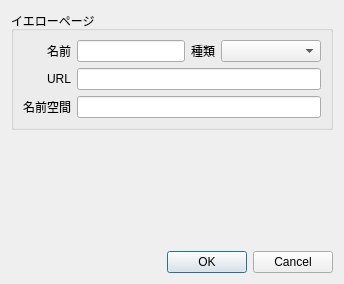
<?xml version="1.0" encoding="UTF-8"?>
<ui version="4.0">
 <class>YellowPageDialog</class>
 <widget class="QDialog" name="YellowPageDialog">
  <property name="geometry">
   <rect>
    <x>0</x>
    <y>0</y>
    <width>344</width>
    <height>284</height>
   </rect>
  </property>
  <property name="windowTitle">
   <string>イエローページの編集</string>
  </property>
  <layout class="QVBoxLayout">
   <item>
    <widget class="QGroupBox" name="groupBox">
     <property name="minimumSize">
      <size>
       <width>320</width>
       <height>0</height>
      </size>
     </property>
     <property name="title">
      <string>イエローページ</string>
     </property>
     <property name="flat">
      <bool>false</bool>
     </property>
     <layout class="QGridLayout">
      <item row="2" column="1" colspan="3">
       <widget class="QLineEdit" name="nameSpaceEdit">
        <property name="toolTip">
         <string comment="複数指定する場合は | (パイプ) で区切ってください。">複数指定する場合は | (バーティカルバー/縦線) で区切ってください。</string>
        </property>
       </widget>
      </item>
      <item row="0" column="3">
       <widget class="QComboBox" name="typeComboBox">
        <property name="sizePolicy">
         <sizepolicy hsizetype="Expanding" vsizetype="Fixed">
          <horstretch>0</horstretch>
          <verstretch>0</verstretch>
         </sizepolicy>
        </property>
        <property name="minimumSize">
         <size>
          <width>100</width>
          <height>0</height>
         </size>
        </property>
        <property name="contextMenuPolicy">
         <enum>Qt::DefaultContextMenu</enum>
        </property>
        <property name="editable">
         <bool>false</bool>
        </property>
        <property name="sizeAdjustPolicy">
         <enum>QComboBox::AdjustToContentsOnFirstShow</enum>
        </property>
        <property name="frame">
         <bool>true</bool>
        </property>
       </widget>
      </item>
      <item row="0" column="2">
       <widget class="QLabel" name="label_4">
        <property name="sizePolicy">
         <sizepolicy hsizetype="Minimum" vsizetype="Preferred">
          <horstretch>0</horstretch>
          <verstretch>0</verstretch>
         </sizepolicy>
        </property>
        <property name="text">
         <string>種類</string>
        </property>
        <property name="alignment">
         <set>Qt::AlignRight|Qt::AlignTrailing|Qt::AlignVCenter</set>
        </property>
       </widget>
      </item>
      <item row="1" column="1" colspan="3">
       <widget class="QLineEdit" name="urlEdit"/>
      </item>
      <item row="2" column="0">
       <widget class="QLabel" name="label_3">
        <property name="sizePolicy">
         <sizepolicy hsizetype="Minimum" vsizetype="Preferred">
          <horstretch>0</horstretch>
          <verstretch>0</verstretch>
         </sizepolicy>
        </property>
        <property name="text">
         <string>名前空間</string>
        </property>
        <property name="alignment">
         <set>Qt::AlignRight|Qt::AlignTrailing|Qt::AlignVCenter</set>
        </property>
       </widget>
      </item>
      <item row="0" column="0">
       <widget class="QLabel" name="label">
        <property name="sizePolicy">
         <sizepolicy hsizetype="Minimum" vsizetype="Preferred">
          <horstretch>0</horstretch>
          <verstretch>0</verstretch>
         </sizepolicy>
        </property>
        <property name="text">
         <string>名前</string>
        </property>
        <property name="alignment">
         <set>Qt::AlignRight|Qt::AlignTrailing|Qt::AlignVCenter</set>
        </property>
       </widget>
      </item>
      <item row="1" column="0">
       <widget class="QLabel" name="label_2">
        <property name="sizePolicy">
         <sizepolicy hsizetype="Minimum" vsizetype="Preferred">
          <horstretch>0</horstretch>
          <verstretch>0</verstretch>
         </sizepolicy>
        </property>
        <property name="text">
         <string>URL</string>
        </property>
        <property name="alignment">
         <set>Qt::AlignRight|Qt::AlignTrailing|Qt::AlignVCenter</set>
        </property>
       </widget>
      </item>
      <item row="0" column="1">
       <widget class="QLineEdit" name="nameEdit">
        <property name="sizePolicy">
         <sizepolicy hsizetype="Expanding" vsizetype="Fixed">
          <horstretch>0</horstretch>
          <verstretch>0</verstretch>
         </sizepolicy>
        </property>
       </widget>
      </item>
     </layout>
    </widget>
   </item>
   <item>
    <spacer>
     <property name="orientation">
      <enum>Qt::Vertical</enum>
     </property>
     <property name="sizeHint" stdset="0">
      <size>
       <width>320</width>
       <height>16</height>
      </size>
     </property>
    </spacer>
   </item>
   <item>
    <widget class="QDialogButtonBox" name="buttonBox">
     <property name="orientation">
      <enum>Qt::Horizontal</enum>
     </property>
     <property name="standardButtons">
      <set>QDialogButtonBox::Cancel|QDialogButtonBox::Ok</set>
     </property>
    </widget>
   </item>
  </layout>
 </widget>
 <resources/>
 <connections>
  <connection>
   <sender>buttonBox</sender>
   <signal>accepted()</signal>
   <receiver>YellowPageDialog</receiver>
   <slot>accept()</slot>
   <hints>
    <hint type="sourcelabel">
     <x>257</x>
     <y>210</y>
    </hint>
    <hint type="destinationlabel">
     <x>157</x>
     <y>274</y>
    </hint>
   </hints>
  </connection>
  <connection>
   <sender>buttonBox</sender>
   <signal>rejected()</signal>
   <receiver>YellowPageDialog</receiver>
   <slot>reject()</slot>
   <hints>
    <hint type="sourcelabel">
     <x>325</x>
     <y>210</y>
    </hint>
    <hint type="destinationlabel">
     <x>286</x>
     <y>274</y>
    </hint>
   </hints>
  </connection>
 </connections>
</ui>
